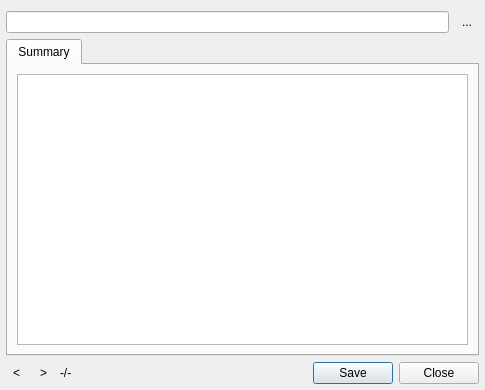
<?xml version="1.0" encoding="UTF-8"?>
<ui version="4.0">
 <class>DetailsDialog</class>
 <widget class="QDialog" name="DetailsDialog">
  <property name="geometry">
   <rect>
    <x>0</x>
    <y>0</y>
    <width>485</width>
    <height>390</height>
   </rect>
  </property>
  <property name="windowTitle">
   <string>Details</string>
  </property>
  <layout class="QGridLayout" name="gridLayout">
   <property name="leftMargin">
    <number>6</number>
   </property>
   <property name="rightMargin">
    <number>6</number>
   </property>
   <property name="bottomMargin">
    <number>6</number>
   </property>
   <item row="0" column="4">
    <widget class="QToolButton" name="directoryButton">
     <property name="toolTip">
      <string>Open the directory containing this file</string>
     </property>
     <property name="text">
      <string>...</string>
     </property>
     <property name="autoRaise">
      <bool>true</bool>
     </property>
    </widget>
   </item>
   <item row="2" column="0">
    <widget class="QToolButton" name="prevButton">
     <property name="text">
      <string notr="true">&lt;</string>
     </property>
     <property name="autoRaise">
      <bool>true</bool>
     </property>
    </widget>
   </item>
   <item row="2" column="1">
    <widget class="QToolButton" name="nextButton">
     <property name="text">
      <string notr="true">&gt;</string>
     </property>
     <property name="autoRaise">
      <bool>true</bool>
     </property>
    </widget>
   </item>
   <item row="2" column="2">
    <widget class="QLabel" name="pageLabel">
     <property name="text">
      <string notr="true">-/-</string>
     </property>
    </widget>
   </item>
   <item row="2" column="3" colspan="2">
    <widget class="QDialogButtonBox" name="buttonBox">
     <property name="standardButtons">
      <set>QDialogButtonBox::Close|QDialogButtonBox::Save</set>
     </property>
    </widget>
   </item>
   <item row="0" column="0" colspan="4">
    <widget class="QLineEdit" name="pathEdit">
     <property name="sizePolicy">
      <sizepolicy hsizetype="Expanding" vsizetype="Fixed">
       <horstretch>0</horstretch>
       <verstretch>0</verstretch>
      </sizepolicy>
     </property>
     <property name="readOnly">
      <bool>true</bool>
     </property>
    </widget>
   </item>
   <item row="1" column="0" colspan="5">
    <widget class="QTabWidget" name="tabWidget">
     <property name="currentIndex">
      <number>0</number>
     </property>
     <widget class="QWidget" name="tab_5">
      <attribute name="title">
       <string>Summary</string>
      </attribute>
      <layout class="QVBoxLayout" name="verticalLayout">
       <item>
        <widget class="QTextEdit" name="textEdit">
         <property name="toolTip">
          <string/>
         </property>
         <property name="readOnly">
          <bool>true</bool>
         </property>
         <property name="html">
          <string notr="true">&lt;!DOCTYPE HTML PUBLIC &quot;-//W3C//DTD HTML 4.0//EN&quot; &quot;http://www.w3.org/TR/REC-html40/strict.dtd&quot;&gt;
&lt;html&gt;&lt;head&gt;&lt;meta name=&quot;qrichtext&quot; content=&quot;1&quot; /&gt;&lt;style type=&quot;text/css&quot;&gt;
p, li { white-space: pre-wrap; }
&lt;/style&gt;&lt;/head&gt;&lt;body style=&quot; font-family:'Ubuntu'; font-size:11pt; font-weight:400; font-style:normal;&quot;&gt;
&lt;p style=&quot;-qt-paragraph-type:empty; margin-top:0px; margin-bottom:0px; margin-left:0px; margin-right:0px; -qt-block-indent:0; text-indent:0px; font-family:'Arial'; font-size:10pt;&quot;&gt;&lt;br /&gt;&lt;/p&gt;&lt;/body&gt;&lt;/html&gt;</string>
         </property>
        </widget>
       </item>
      </layout>
     </widget>
    </widget>
   </item>
  </layout>
 </widget>
 <resources/>
 <connections/>
</ui>
